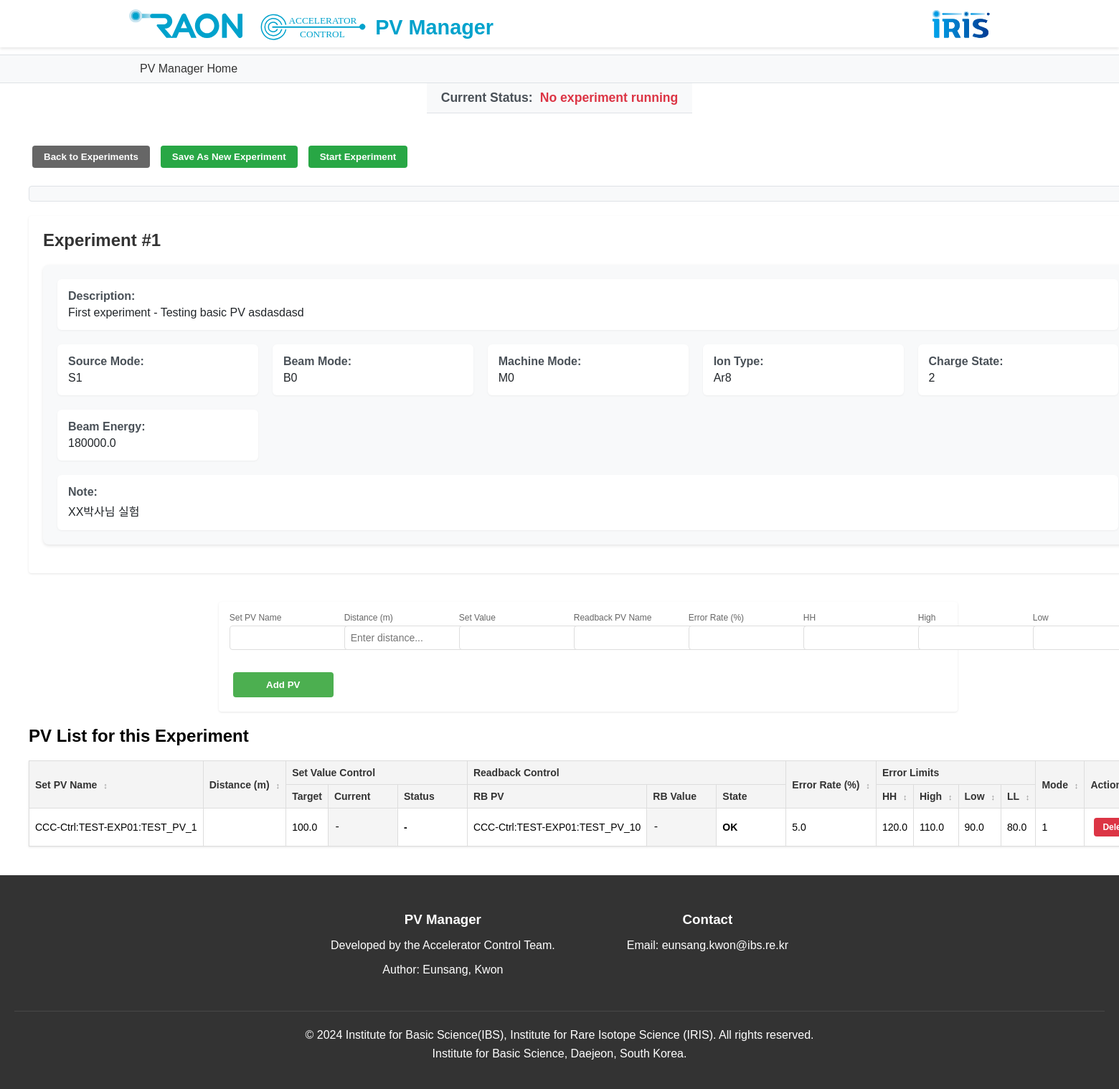
Page /app2/experiment/1 on the earlier database version.
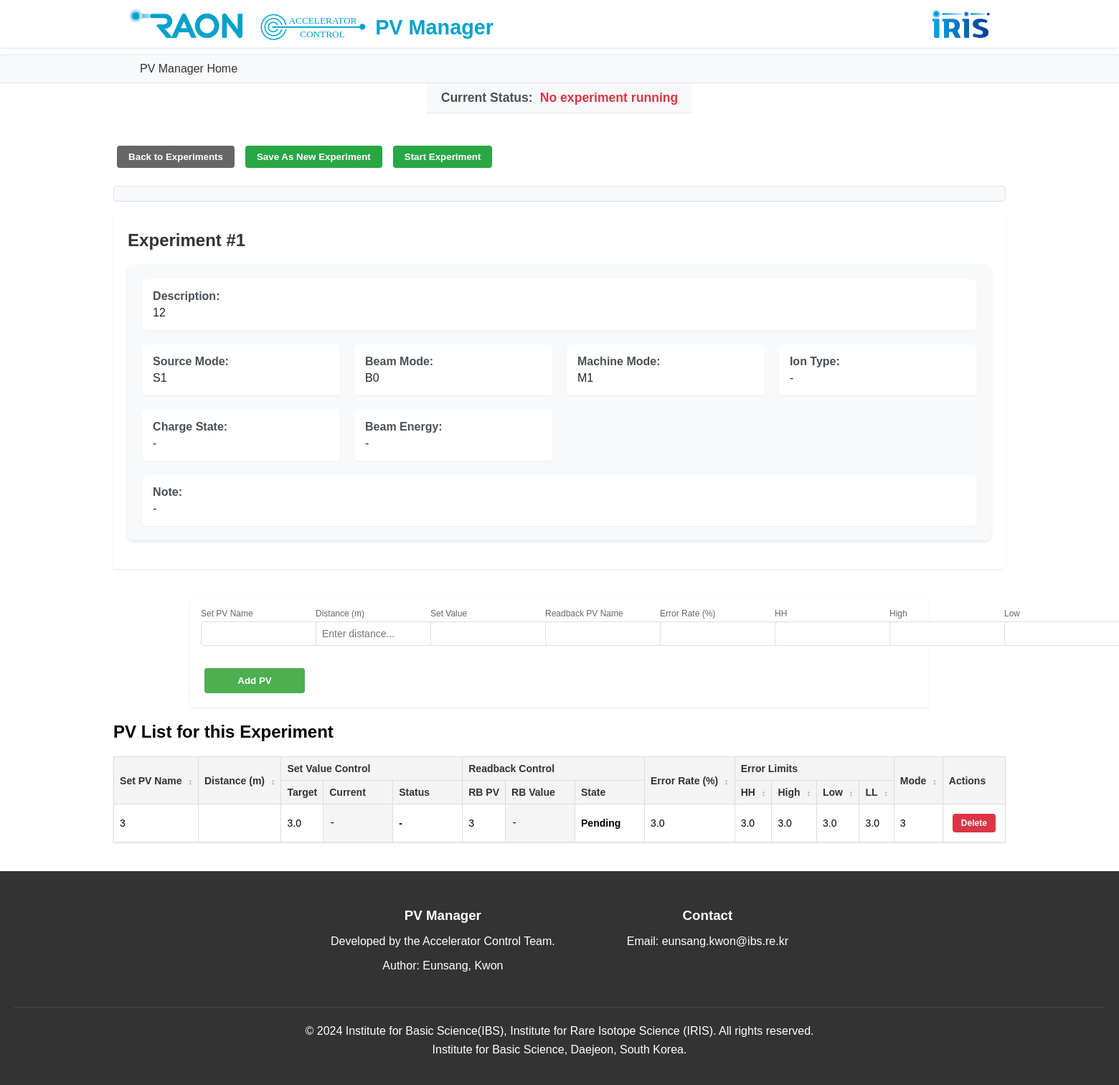
Same page on the later database version.
### app/models/__init__.py (models this page shows, shortened)
class Experiment(db.Model):
    id = db.Column(db.Integer, primary_key=True)
    description = db.Column(db.Text, nullable=False)
    source_mode = db.Column(db.String(2))  # S0-S9
    beam_mode = db.Column(db.String(2))    # B0-B9
    machine_mode = db.Column(db.String(2))  # M0-M9
    ion_type = db.Column(db.String(50))
    charge_state = db.Column(db.Integer)
    beam_energy = db.Column(db.Float)
    note = db.Column(db.Text)
    created_at = db.Column(db.DateTime, default=get_korea_time)
    updated_at = db.Column(db.DateTime, default=get_korea_time, onupdate=get_korea_time)
    pvs = db.relationship('PVDataset', backref='experiment', lazy=True)

class PVDataset(db.Model):
    id = db.Column(db.Integer, primary_key=True)
    experiment_id = db.Column(db.Integer, db.ForeignKey('experiment.id'), nullable=False)
    set_pv_name = db.Column(db.String(100), nullable=False)
    set_value = db.Column(db.Float, nullable=False)
    readback_pv_name = db.Column(db.String(100), nullable=False)
    state = db.Column(db.String(50), nullable=False)
    last_updated = db.Column(db.DateTime, nullable=True)
    HH = db.Column(db.Float)
    High = db.Column(db.Float)
    Low = db.Column(db.Float)
    LL = db.Column(db.Float)
    error_rate = db.Column(db.Float)
    mode = db.Column(db.Integer)

### app/routes/api.py (the view)
@bp.route('/experiment/<int:exp_id>')
def experiment_detail(exp_id):
    experiment = Experiment.query.get_or_404(exp_id)
    pv_data = PVDataset.query.filter_by(experiment_id=exp_id).all()
    print("\n=== Model Attributes ===")
    print(PVDataset.__table__.columns.keys())
    print("\n=== Data Attributes ===")
    for pv in pv_data:
        print(vars(pv))
        break
    return render_template('experiment_detail.html',
                         experiment=experiment,
                         pv_data=pv_data)

### app/templates/experiment_detail.html (shortened to what this page needs)
{% extends "base.html" %}
{% block content %}
<div class="experiment-detail">
    <div class="header-actions">
        <button class="button back-button" onclick="location.href='{{ url_for('api.experiment_list') }}'">
            Back to Experiments
        </button>
        <button class="button save-as-button" onclick="ExperimentManager.showSaveAsDialog()">
            Save As New Experiment
        </button>
        <button id="startExperimentBtn" class="button start-experiment-button">Start Experiment</button>
    </div>
    <div id="experimentStatus" class="experiment-status-message"></div>
    <div class="experiment-info">
        <h1>Experiment #{{ experiment.id }}</h1>
        <div class="experiment-properties">
            <div class="property-group">
                <div class="property-item">
                    <label>Description:</label>
                    <p>{{ experiment.description }}</p>
                </div>
                <div class="property-item">
                    <label>Source Mode:</label>
                    <p>{{ experiment.source_mode or '-' }}</p>
                </div>
                <div class="property-item">
                    <label>Beam Mode:</label>
                    <p>{{ experiment.beam_mode or '-' }}</p>
                </div>
                <div class="property-item">
                    <label>Machine Mode:</label>
                    <p>{{ experiment.machine_mode or '-' }}</p>
                </div>
                <div class="property-item">
                    <label>Ion Type:</label>
                    <p>{{ experiment.ion_type or '-' }}</p>
                </div>
                <div class="property-item">
                    <label>Charge State:</label>
                    <p>{{ experiment.charge_state or '-' }}</p>
                </div>
                <div class="property-item">
                    <label>Beam Energy:</label>
                    <p>{{ experiment.beam_energy or '-' }}</p>
                </div>
                <div class="property-item">
                    <label>Note:</label>
                    <p>{{ experiment.note or '-' }}</p>
                </div>
            </div>
        </div>
    </div>
    <div class="add-pv-form">
        <div class="add-pv-form-row">
            <div>
                <label>Set PV Name</label>
                <input type="text" id="new-set-pv-name" required>
            </div>
            <div>
                <label>Distance (m)</label>
                <input type="number" id="new-distance" step="0.001" placeholder="Enter distance...">
            </div>
            <div>
                <label>Set Value</label>
                <input type="number" id="new-set-value" step="any">
            </div>
            <div>
                <label>Readback PV Name</label>
                <input type="text" id="new-readback-pv-name">
            </div>
            <div>
                <label>Error Rate (%)</label>
                <input type="number" id="new-error-rate" step="0.1">
            </div>
            <div>
                <label>HH</label>
                <input type="number" id="new-HH" step="any">
            </div>
            <div>
                <label>High</label>
                <input type="number" id="new-High" step="any">
            </div>
            <div>
                <label>Low</label>
                <input type="number" id="new-Low" step="any">
            </div>
            <button class="button add-pv-button-inline">Add PV</button>
        </div>
    </div>
    <h2>PV List for this Experiment</h2>
    {% include 'components/pv_table.html' %}
</div>
{% endblock content %}

### app/templates/base.html (shortened to what this page needs)
<!DOCTYPE html>
<html lang="en">
<head>
    <link rel="stylesheet" href="{{ url_for('static', filename='css/style.css') }}">
</head>
<body>
    {% include 'components/header.html' %}
    <main class="container">
        {% block content %}{% endblock %}
    </main>
    {% include 'components/footer.html' %}
</body>
</html>

### app/templates/components/header.html (shortened to what this page needs)
<header class="main-header">
    <nav class="nav-container">
        <div class="logos-left">
            <a href="https://raon.ibs.re.kr/" target="_blank" class="logo-link">
                <img src="{{ url_for('static', filename='images/raonlogo.svg') }}" alt="RAON Logo" class="logo-image">
            </a>
            <a href="{{ url_for('api.experiment_list') }}" class="control-team-container">
                <img src="{{ url_for('static', filename='images/ControlTeam_Logo.svg') }}"
                     alt="Control Team Logo"
                     class="control-team-logo">
                <span class="control-team-text">PV Manager</span>
            </a>
        </div>
        <div class="logos-right">
            <a href="https://iris.ibs.re.kr/" target="_blank" class="logo-link">
                <img src="{{ url_for('static', filename='images/irislogo.svg') }}" alt="IRIS Logo" class="logo-image">
            </a>
        </div>
    </nav>
</header>
<div class="nav-links-container">
    <ul class="nav-links">
        <li><a href="{{ url_for('api.experiment_list') }}" {% if request.endpoint == 'api.experiment_list' %}class="active"{% endif %}>PV Manager Home</a></li>
    </ul>
</div>
<div class="experiment-status-container">
    <div id="experiment-status" class="experiment-status">
        <span class="status-label">Current Status:</span>
        <span class="status-value">No experiment running</span>
    </div>
</div>

### app/templates/components/pv_table.html
<table class="pv-table">
    <thead>
        <tr>
            <th rowspan="2" class="sortable" data-sort="set_pv_name">Set PV Name <span class="sort-icon">↕</span></th>
            <th rowspan="2" class="sortable" data-sort="distance">Distance (m) <span class="sort-icon">↕</span></th>
            <th colspan="3" class="set-value-group">Set Value Control</th>
            <th colspan="3" class="readback-group">Readback Control</th>
            <th rowspan="2" class="sortable" data-sort="error_rate">Error Rate (%) <span class="sort-icon">↕</span></th>
            <th colspan="4" class="error-limits-header">Error Limits</th>
            <th rowspan="2" class="sortable" data-sort="mode">Mode <span class="sort-icon">↕</span></th>
            <th rowspan="2">Actions</th>
        </tr>
        <tr>
            <th class="sortable" data-sort="set_value">Target</th>
            <th>Current</th>
            <th>Status</th>
            <th class="sortable" data-sort="readback_pv_name">RB PV</th>
            <th>RB Value</th>
            <th>State</th>
            <th class="sortable" data-sort="HH">HH <span class="sort-icon">↕</span></th>
            <th class="sortable" data-sort="High">High <span class="sort-icon">↕</span></th>
            <th class="sortable" data-sort="Low">Low <span class="sort-icon">↕</span></th>
            <th class="sortable" data-sort="LL">LL <span class="sort-icon">↕</span></th>
        </tr>
    </thead>
    <tbody>
        {% for pv in pv_data %}
        <tr data-pv-id="{{ pv.id }}" data-mode="{{ pv.mode }}">
            <td class="editable" data-field="set_pv_name">{{ pv.set_pv_name }}</td>
            <td class="editable" data-field="distance">{{ pv.distance if pv.distance is not none else '-' }}</td>
            <td class="editable" data-field="set_value">{{ pv.set_value }}</td>
            <td class="monitor-cell" data-field="set_value_current">-</td>
            <td class="status-cell" data-field="set_status">-</td>
            <td class="editable" data-field="readback_pv_name">{{ pv.readback_pv_name }}</td>
            <td class="monitor-cell" data-field="rb_value">-</td>
            <td class="state-cell" data-field="state">{{ pv.state }}</td>
            <td class="editable" data-field="error_rate">{{ pv.error_rate }}</td>
            <td class="editable" data-field="HH">{{ pv.HH }}</td>
            <td class="editable" data-field="High">{{ pv.High }}</td>
            <td class="editable" data-field="Low">{{ pv.Low }}</td>
            <td class="editable" data-field="LL">{{ pv.LL }}</td>
            <td class="editable" data-field="mode">{{ pv.mode }}</td>
            <td>
                <div class="action-buttons">
                    <button class="button delete" onclick="PVManager.deletePV({{ pv.id }})">Delete</button>
                </div>
            </td>
        </tr>
        {% endfor %}
    </tbody>
</table>

### app/templates/components/footer.html (shortened to what this page needs)
<footer class="main-footer">
    <div class="footer-content">
        <div class="footer-sections-container">
            <div class="footer-section">
                <h3>PV Manager</h3>
                <p>Developed by the Accelerator Control Team.</p>
                <p>Author: Eunsang, Kwon </p>
            </div>
            <div class="footer-section">
                <h3>Contact</h3>
                <p><a href='mailto:eunsang.kwon@ibs.re.kr'>Email: eunsang.kwon@ibs.re.kr</a></p>
            </div>
        </div>
        <div class="footer-copyright">
            <p>&copy; 2024 Institute for Basic Science(IBS), Institute for Rare Isotope Science (IRIS). All rights reserved.</p>
            <p>Institute for Basic Science, Daejeon, South Korea.</p>
        </div>
    </div>
</footer>

### app/static/css/style.css (style rules this page uses)
body { margin: 0; padding: 0; font-family: Arial, sans-serif; min-height: 100vh; display: flex; flex-direction: column; }
label { display: inline-block; width: 150px; }
input { padding: 5px; }
table { border-collapse: collapse; width: 100%; margin-bottom: 20px; }
th, td { border: 1px solid #ddd; padding: 8px; text-align: left; }
th { background-color: #f2f2f2; }
.button { background-color: #4CAF50; color: white; padding: 10px 20px; border: none; cursor: pointer; margin: 5px; }
.delete { background-color: #f44336; }
a { text-decoration: none; color: #333; }
.experiment-detail { max-width: 1000px; margin: 20px auto; }
.experiment-info { padding: 20px; margin-bottom: 20px; background-color: #f5f5f5; border-radius: 5px; }
.back-button { background-color: #666; }
.button { background-color: #4CAF50; color: white; padding: 10px 20px; border: none; cursor: pointer; }
.container { max-width: 1800px; margin: 0 auto; padding: 20px; flex: 1; }
.main-header { background-color: #333; color: white; padding: 1rem 0; }
.nav-container { max-width: 1800px; margin: 0 auto; display: flex; justify-content: space-between; align-items: center; padding: 0 20px; }
.nav-links { list-style: none; display: flex; gap: 20px; margin: 0; padding: 0; }
.nav-links a { color: white; text-decoration: none; padding: 5px 10px; }

### app/templates/components/header.html (style rules this page uses)
.main-header { background-color: #fff; box-shadow: 0 2px 4px rgba(0,0,0,0.1); padding: 0.5rem 0; }
.nav-container { max-width: 1200px; margin: 0 auto; display: flex; justify-content: space-between; align-items: center; padding: 0 20px; height: 50px; }
.logos-left, .logos-right { display: flex; align-items: center; gap: 20px; }
.logo-link { display: flex; align-items: center; text-decoration: none; }
.logo-image { height: 40px; width: auto; transition: opacity 0.3s ease; }
.control-team-container { display: flex; align-items: center; gap: 10px; text-decoration: none; position: relative; }
.control-team-text { font-size: 1.8rem; font-weight: 600; color: #00a2cc; white-space: nowrap; position: relative; top: 5px; }
.control-team-logo { height: 40px; width: auto; margin-top: 10px; transition: opacity 0.3s ease; }
.nav-links-container { width: 100%; background-color: #f8f9fa; border-top: 1px solid #dee2e6; border-bottom: 1px solid #dee2e6; margin-top: 10px; }
.nav-links { max-width: 1200px; margin: 0 auto; padding: 10px 20px; list-style: none; display: flex; gap: 20px; }
.nav-links a { color: #333; text-decoration: none; padding: 8px 15px; font-weight: 500; transition: all 0.3s ease; border-radius: 4px; }
.experiment-status-container { max-width: 1200px; margin: 0 auto; padding: 10px 20px; background-color: #f8f9fa; border-bottom: 1px solid #dee2e6; }
.experiment-status { display: flex; align-items: center; gap: 10px; font-size: 1.1rem; }
.status-label { font-weight: 600; color: #495057; }
.status-value { color: #dc3545; font-weight: 600; }

### app/templates/components/footer.html (style rules this page uses)
.main-footer { background-color: #333; color: white; padding: 2rem 0; margin-top: auto; }
.footer-content { max-width: 1800px; margin: 0 auto; padding: 0 20px; display: flex; flex-direction: column; gap: 2rem; }
.footer-sections-container { display: flex; justify-content: center; gap: 100px; text-align: center; }
.footer-section { flex: 0 1 auto; }
.footer-section h3 { margin-bottom: 1rem; }
.footer-section a { color: white; text-decoration: none; }
.footer-copyright { text-align: center; border-top: 1px solid rgba(255, 255, 255, 0.1); padding-top: 1rem; }
.footer-copyright p { margin: 0.5rem 0; }

Differences in the rows shown:
removed PVDataset: set_pv_name "CCC-Ctrl:TEST-EXP01:TEST_PV_1", set_value "100.0", readback_pv_name "CCC-Ctrl:TEST-EXP01:TEST_PV_10", state "OK", error_rate "5.0", HH "120.0", High "110.0", Low "90.0", LL "80.0", mode "1"
changed Experiment id 1: description "First experiment - Testing basic PV asdasdasd" → "12"; machine_mode "M0" → "M1"; ion_type "Ar8" → "-"; charge_state "2" → "-"; beam_energy "180000.0" → "-"; note "XX박사님 실험" → "-"
added PVDataset: set_pv_name "3", set_value "3.0", readback_pv_name "3", state "Pending", error_rate "3.0", HH "3.0", High "3.0", Low "3.0", LL "3.0", mode "3"
